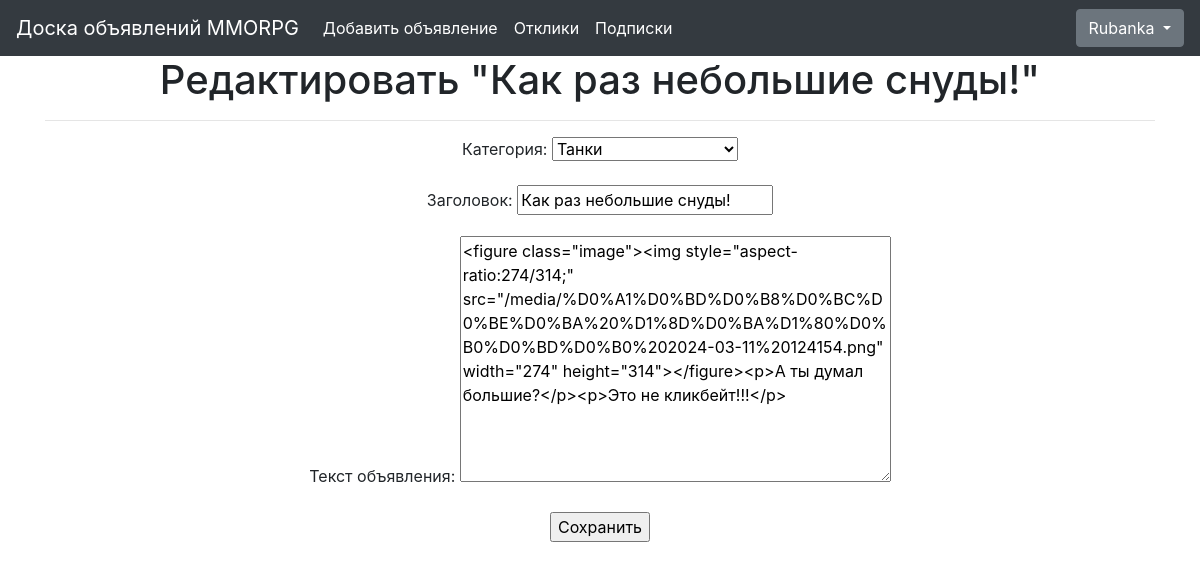
The page /ads/11/edit/ (signed in) on the database its author committed.
### billboard/models.py (models this page shows, shortened)
class Ad(models.Model):
    CATEGORY_CHOICES = (
        ('TA', 'Танки'),
        ('HI', 'Хилы'),
        ('DD', 'ДД'),
        ('DE', 'Торговцы'),
        ('GM', 'Гилдмастеры'),
        ('QG', 'Квестгиверы'),
        ('BS', 'Кузнецы'),
        ('TA', 'Кожевники'),
        ('PM', 'Зельевары'),
        ('SM', 'Мастера заклинаний'))
    author = models.ForeignKey(User, on_delete=models.CASCADE, verbose_name='Автор')
    category = models.CharField(max_length=2, choices=CATEGORY_CHOICES, default='TA', verbose_name='Категория')
    dateCreation = models.DateTimeField(auto_now_add=True, verbose_name='Дата публикации')
    title = models.CharField(max_length=256, verbose_name='Заголовок')
    text = CKEditor5Field(verbose_name='Текст', config_name='extends', blank=True)
    class Meta:
        verbose_name = 'Объявление'
        verbose_name_plural = 'Объявления'

### billboard/views.py (the view, shortened to what this page needs)
# urls.py: path('<int:pk>/edit/', AdUpdate.as_view(), name='ad_edit'),
class AdUpdate(LoginRequiredMixin, UpdateView):
    raise_exception = True
    permission_required = ('billboard.change_ad',)
    form_class = AdForm
    model = Ad
    template_name = 'ad_edit.html'
    def get_context_data(self, **kwargs):
        context = super().get_context_data(**kwargs)
        context['ad_author'] = Ad.objects.get(pk=self.kwargs.get('pk')).author
        return context

### billboard/forms.py (shortened to what this page needs)
class AdForm(forms.ModelForm):
    class Meta:
        model = Ad
        fields = ('category', 'title', 'text',)
        exclude = ['author', 'dateCreation']
    def __init__(self, *args, **kwargs):
        super(AdForm, self).__init__(*args, **kwargs)
        self.fields['category'].label = "Категория:"
        self.fields['title'].label = "Заголовок"
        self.fields['text'].label = "Текст объявления:"

### templates/ad_edit.html (shortened to what this page needs)
{% extends 'base.html' %}
{% load crispy_forms_tags %}
{% load static %}
{% block content %}
    {% if user == ad_author or is_url_create %}
    {% if is_url_create %}
        <h1> Создать объявление </h1>
    {% else %}
        <h1> Редактировать "{{ ad.title }}" </h1>
    {% endif %}
    <hr>
        <form action="" method="POST" enctype="multipart/form-data">
            {{ form.as_p }}
            <input type="submit" value='Сохранить' />
        </form>
    {% else %}
        <h3> Вы не можете редактировать чужие объявления! </h3>
    {% endif %}
<br>
{% endblock content %}

### templates/base.html (shortened to what this page needs)
<!doctype  html>
<html  lang="en">
<head>
    {% load static %}
    <link  rel="stylesheet"  href="https://maxcdn.bootstrapcdn.com/bootstrap/4.0.0/css/bootstrap.min.css">
</head>
<body>
<nav class="navbar navbar-expand-lg navbar-dark bg-dark">
  <a class="navbar-brand" href="/ads/">Доска объявлений MMORPG</a>
<div class="collapse navbar-collapse" id="navbarSupportedContent">
    <ul class="navbar-nav mr-auto">
        {% if user.is_authenticated %}
        <li class="nav-item active">
            <a class="nav-link" href="{% url 'ad_create' %}">Добавить объявление
                <span class="sr-only">(current)</span></a>
        </li>
        <li class="nav-item active">
            <a class="nav-link" href="{% url 'responses' %}">Отклики
                </a>
        </li>
        <li class="nav-item active">
            <a class="nav-link" href="{% url 'subscriptions' %}">Подписки
                </a>
        </li>
        {% endif %}
    </ul>
        <div class="btn-group">
        <button type="button" class="btn btn-secondary dropdown-toggle" data-toggle="dropdown" aria-haspopup="true" aria-expanded="false">
        {% if user.is_authenticated %}
            {{ user }}
        {% else %}
            Войти
        {% endif %}
        </button>
    </div>
</div>
</nav>
<div class="container">
    <div class="row">
        <div class="col-lg-12 text-center">
            {% block content %}{% endblock content %}
        </div>
    </div>
</div>
</body>
</html>

### rows shown on the page
Ad: title "Как раз небольшие снуды!", category "Танки", text "<figure class=\"image\"><img style=\"aspect-ratio:274/314;\" src=\"/media/%D0%A1%D0%BD%D0%B8%D0%BC%D0%BE%D0%BA%20%D1%8D%D0%BA%D1%80%D0%B0%D0%BD%D0%B0%202024-03-11%20124154.png\" width=\"274\" height=\"314\"></figure><p>А ты думал большие?</p><p>Это не кликбейт!!!</p>"

### other values the page prints
{{ user }} "Rubanka"
